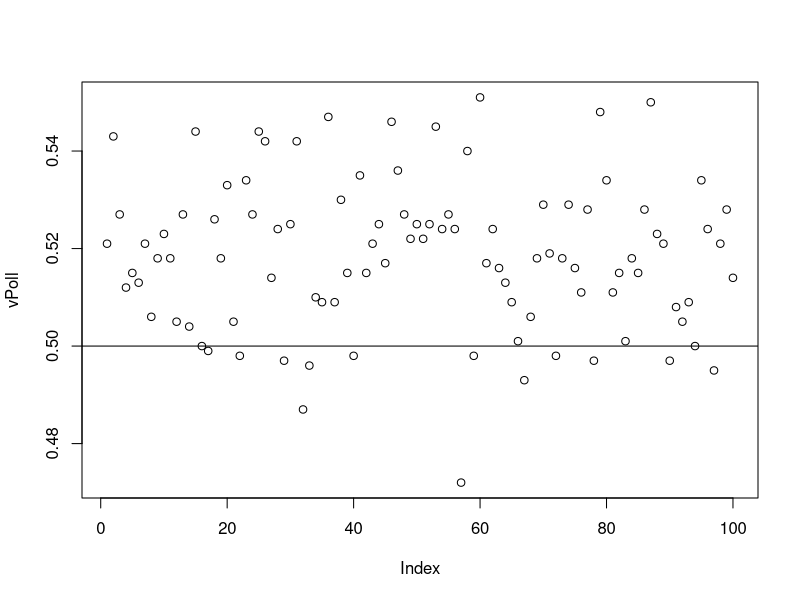

This chart was generated by the following R code: (Note: this script raises an error after producing the figure.)

# Chapter 1

# problem 10: martingale doubling system


simChpt1_q10_2 <- function(x){
	simChpt1_q10(winN, loseN)
}
simChpt1_q10 <- function(winVal, loseVal) {
	winnings <- 0
	bet <- 1 #inital bet
	won <- TRUE #false if lost last game 
	while(winnings > loseVal && winnings <= winVal){
		if(won){
			bet <- 1
		}
		else{
		#double bet if lose
			bet <- bet * 2
		}

		won <- winOrLose() #In R 1 is true, 0 is false
		winnings <- winnings +  payout(bet, won)

	}
	if(winnings > 0){
		bust <- 0
	}
	else{
		bust <- 1
	}
	return(bust)
}



payout <- function(bet, winOrLoseVal){


	if(winOrLoseVal){ 
		return(bet * 2) #assuming 1:1 odds
	}
	else{
		return(-1* bet) #lose money bet
	}
}

winOrLose <- function(x){
		spin <- runif(1, min=0, max = 1)
		if(spin <= .5){
			return(1)
		}
		else {

			return(0)
		}
}



winN <- 5
loseN <- -100

n <- 10^5

v <- vector(mode = "integer", length = n)

v <- sapply(v, simChpt1_q10_2)

p <- mean(v)
# same as sum(v)/length(v) so p is proportion of wins

#I got 0.01929 so less than 2% wins

# 13: 2 hospitals

boyOrGirl <- winOrLose

smallHospital <- 15
largeHospital <- 45
n <- 100000

boysBornOnDay <- function(nBorn){
	v <- vector(mode = "integer", length = nBorn)
	v <- sapply(v, boyOrGirl)
	return(sum(v))
}


simHospitalSmall <- function(x){
	boysBornOnDay(smallHospital)/ smallHospital
}

simHospitalLarge <- function(x){
	boysBornOnDay(largeHospital) / largeHospital
}


hospitalLarge <- vector(mode = "integer", length = n)
hospitalSmall <- vector(mode = "integer", length = n)

hospitalLarge <- vapply(hospitalLarge, FUN = simHospitalLarge, FUN.VALUE = c(9.9))
hospitalSmall <- vapply(hospitalSmall, FUN = simHospitalSmall, FUN.VALUE = c(9.9))

hospitalLargeOver60Percent <- ifelse(hospitalLarge > .6, 1, 0 )
hospitalSmallOver60Percent <- ifelse(hospitalSmall > .6, 1, 0 )

cat("large:", mean(hospitalLargeOver60Percent), "small:", mean(hospitalSmallOver60Percent), "\n")

# so b. Makes sense, since it must be an integer number of boys 
# smaller hospital has over 60% with less boys over expected value
# if it were not discrete, wouldnt expect a difference


# 12: Poll simulation

percentDem1 <- 52
percentRep1 <- 48
n1 <- 1000
n2 <- 3000
numSims <- 100
percentRep2 <- 49
percentDem2 <- 51

dem <- function(percentDem, n = n){
		poll <- runif(n, min=0, max = 1)
		v <- ifelse(poll <= percentDem/100, 1, 0)
		return(mean(v))
}

simDemVsRep <- function(percent, n, size){
	v <- rep(percent, size)
	v <- mapply(FUN = dem, v, MoreArgs = list(n = n))
	return(v)
}

vPoll <- simDemVsRep(percentDem1, n = n1,size = numSims)
plot(vPoll)
abline(a = 1/2, b = 0)
vPoll <- ifelse(vPoll > .5, 1, 0) #returns one if dems win
percentageOfDemWins1 <- mean(vPoll)

vPoll2 <- simDemVsRep(percentDem2, n = n1, size = numSims)
vPoll3 <- simDemVsRep(percentDem2, n = n2, size = numSims)
percentageOfDemWins2 <-mean(vPoll2)
percentageOfDemWins3 <-mean(vPoll3)
#seems close elections are harder to poll, which makes sense
cat("First Simulation: ", percentageOfDemWins1, "\nSecond Simulation: ", percentageOfDemWins2, "\nThird Simulation: ", percentageOfDemWins3, "\n")

# 14



game14sim <- function(x){
	j <- 0
	won <- FALSE
	while(!won){
		a <- runif(1)
		if(a >= 1/2){
			won <- TRUE
		}
		j <- j + 1
	}
	payoff <- 2^j
	return(payoff)
}


n <- 1000
v <- vector(mode = "integer", length = n)
v <- vapply(FUN = game14sim, v, FUN.VALUE = c(2))
v %>% summary
#hmm really HUGE outlier of over 16k
#rerun, max is about 2k
#lets get the mean of means


game14sim2 <- function(n2){
	mat <- matrix(nrow = n, ncol = n2)
	for(i in 1:n2){
		mat[,i] <- vapply(FUN = game14sim, v, FUN.VALUE = c(2))
	}
	means <- colMeans(mat)
	return(means)
}

n2 <- 200
vMeans <- game14sim2(n2)
vMeans %>% summary


game14sim3 <- function(n2){
	mat <- matrix(nrow = n, ncol = n2)
	for(i in 1:n2){
		mat[,i] <- vapply(FUN = game14sim, v, FUN.VALUE = c(2))
	}
	return(mat)
}

# it seems the median is always around 2 - 4 but the mean is over ten.
# so if only allowed a specific number of plays, say 100
# I wouldnt pay more than 2
#but with arbitrary number of games (and I can stop any time)
# I might be willing to bet more, say up to ~$8, 
# but I would need to start with enough funds to be able to lose money many times. 
# If I had a pretty limited amount of money, I would not bet more than $4


# 6 Las Vegas Roulette
nSlots <- 38
nGreen <- 2
nRed <- (nSlots-nGreen)/2
nBlack <- nRed
n <- 1000


spin <- function(slots, red){
	val <- ceiling(slots * runif(1))
	if(val <= red) {
		return(1)
	}
	else {
		return(-1)
	}
}
spin6 <- function(x){
	spin(nSlots, nRed) %>% return
}

spin62 <- function(x){(val <- ceiling(nSlots * runif(1)))}


bets <- vector(mode="integer", length = n) %>% 
		vapply(FUN = spin6,FUN.VALUE= c(10)) 
(nbets <- bets %>% sum)
bets %>% hist

nspins <- vector(mode="integer", length = n) %>% 
		vapply(FUN = spin62,FUN.VALUE= c(10)) 

# answer: 
nbets


# 3

nDice <- 3
nSides <- 6
n <- 10000

roll <- function(d){
	val <- ceiling(d * runif(1))
}

sumOfROlls <- function(n, d){
	rep(d, n) %>%
		vapply( FUN = roll, FUN.VALUE = c(10)) %>%
		sum %>%
		return
}
sumOfROlls3 <- function(x){
	sumOfROlls(nDice, nSides)
}


v <- vector(mode = "integer", length = n) %>% 
	vapply(FUN = sumOfROlls3, FUN.VALUE = c(1))

# 3 a)

(nTen <- mean(v==10))
(nNine <- mean(v==9))

# 3 b)
# I conclude that the gamblers were correct



# 17
